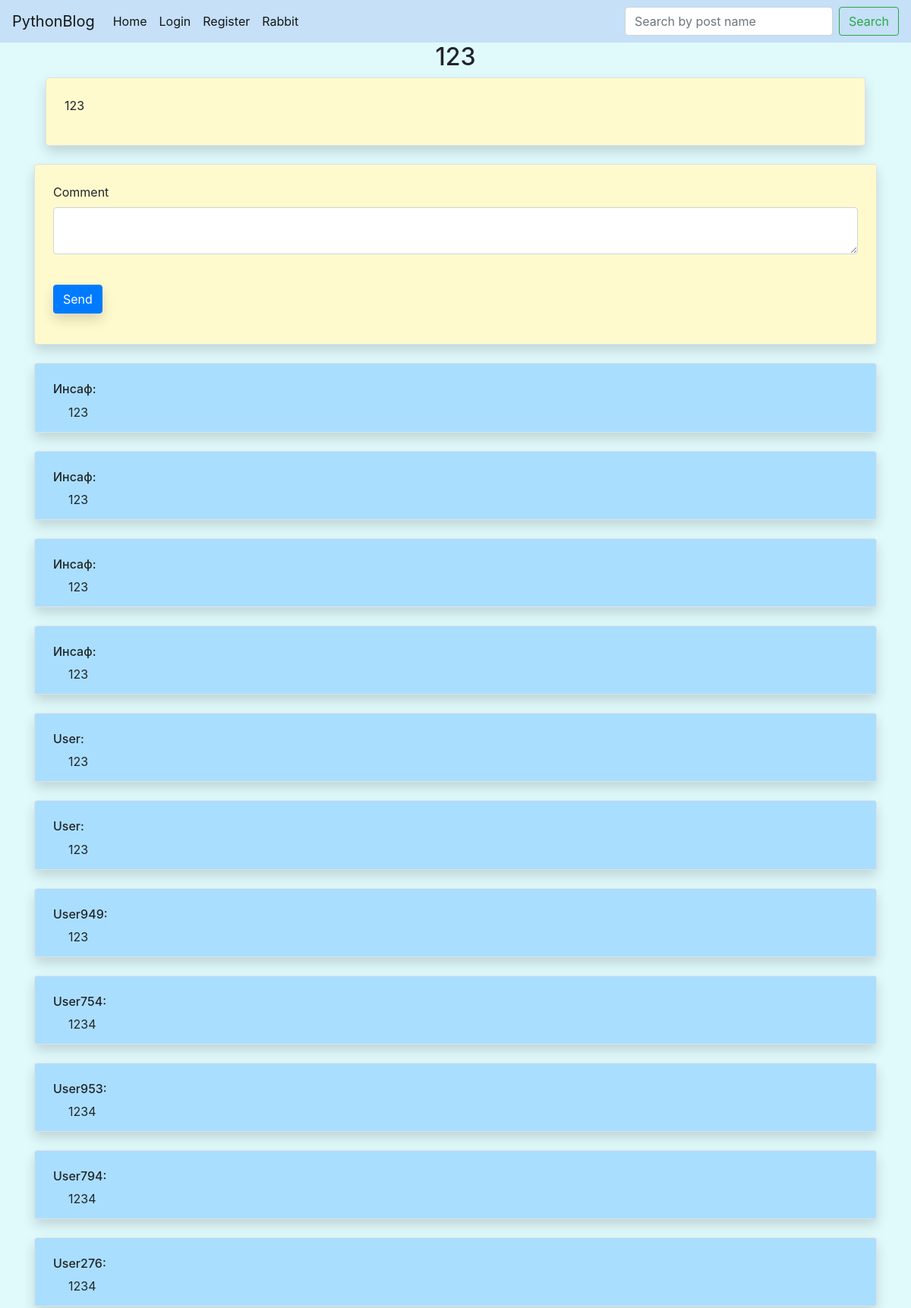
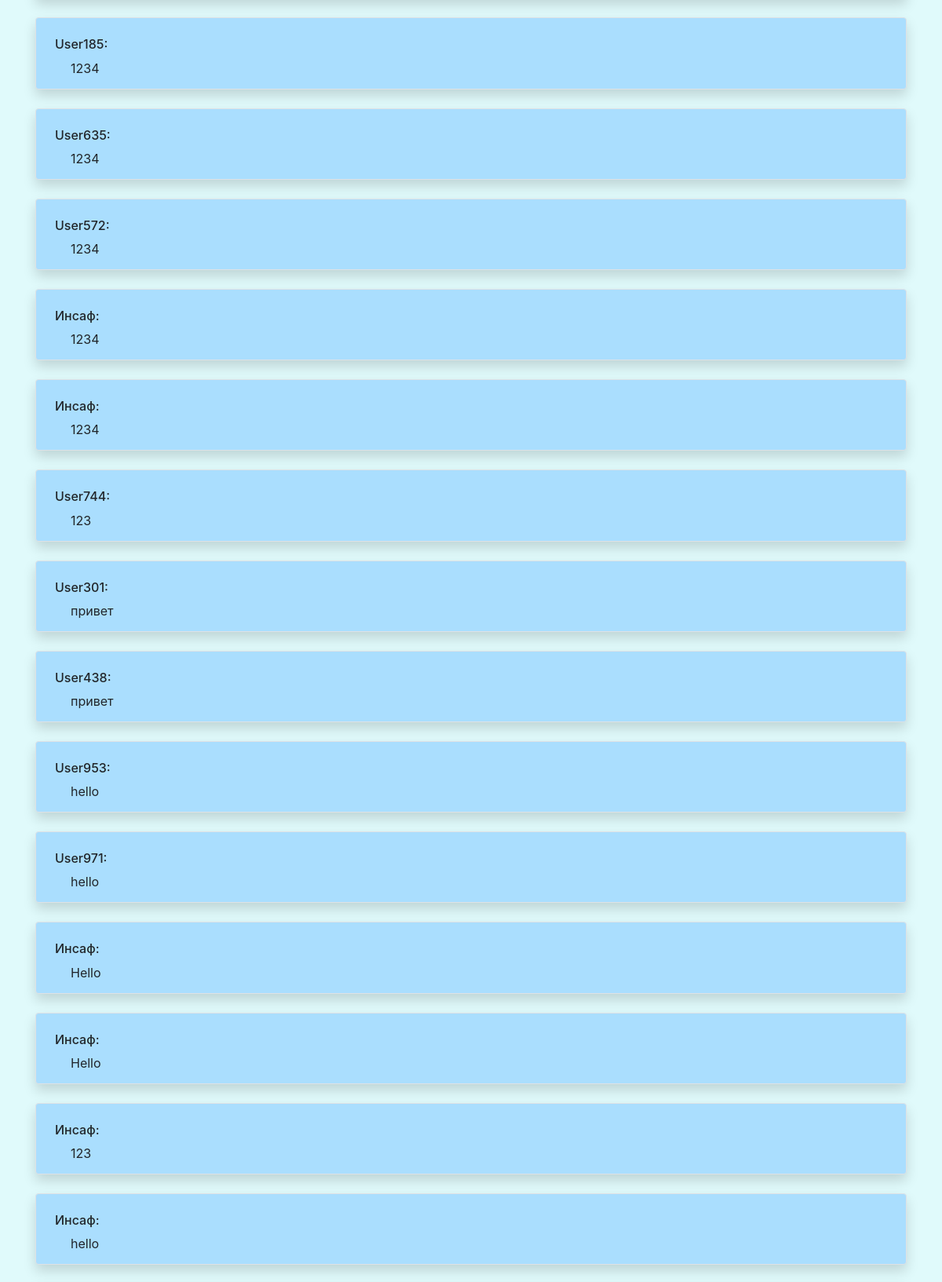
/post_output/1 (upper part), run on the app's committed database (2 pictures, top to bottom).
### data/news.py (models this page shows)
class News(SqlAlchemyBase):
    __tablename__ = 'news'
    id = sqlalchemy.Column(sqlalchemy.Integer,
                           primary_key=True, autoincrement=True)
    title = sqlalchemy.Column(sqlalchemy.String, nullable=True)
    description = sqlalchemy.Column(sqlalchemy.String, nullable=True)
    content = sqlalchemy.Column(sqlalchemy.String, nullable=True)
    created_date = sqlalchemy.Column(sqlalchemy.DateTime,
                                     default=datetime.datetime.now)
    is_private = sqlalchemy.Column(sqlalchemy.Boolean, default=True)
    to_rabbit = sqlalchemy.Column(sqlalchemy.Boolean, default=False)
    user_id = sqlalchemy.Column(sqlalchemy.Integer,
                                sqlalchemy.ForeignKey("users.id"))
    user = orm.relation('User')

### data/comments.py (models this page shows)
class Comments(SqlAlchemyBase):
    __tablename__ = 'comments'
    id = sqlalchemy.Column(sqlalchemy.Integer,
                           primary_key=True, autoincrement=True)
    comment_content = sqlalchemy.Column(sqlalchemy.String, nullable=True)
    post_id = sqlalchemy.Column(sqlalchemy.String, nullable=True)
    user_name = sqlalchemy.Column(sqlalchemy.Integer, nullable=False)

### main.py (the view, shortened to what this page needs)
@app.route('/post_output/<int:id>', methods=['GET', 'POST'])
def news_output(id):
    session = db_session.create_session()
    form = Comment()
    news = session.query(News).filter(News.id == id)
    comments = session.query(Comments).filter(Comments.post_id == id)
    return render_template('news_output.html', news=news, form=form, admin=' | [for_admin]', comments=comments)

### data/forms.py
class Comment(FlaskForm):
    comment_content = TextAreaField('Comment', validators=[(DataRequired())])
    submit = SubmitField('Send')

### data/db_session.py (called while the page is built)
def create_session() -> Session:
    global __factory
    return __factory()

### templates/news_output.html (shortened to what this page needs)
{% extends "base.html" %}
{% block content %}
{% for item in news%}
{% if current_user.is_admin %}
<h2 style="text-align: center;">{{item.title}}{{admin}}</h2>
{% else %}
<h2 style="text-align: center;">{{item.title}}</h2>
{% endif %}
<div style="background-color: #FFFACD" id="c{{item.id}}" class="container col-md6 border rounded shadow p-4 mb-4">
</div>
{% endfor %}
{% endblock %}
{% block comments %}
<div class="container border rounded shadow p-4 mb-4 " style="margin-top: 20px;background-color: #FFFACD;">
<form action="" method="post">
        <p>{{ form.comment_content.label }}<br>
            {{ form.comment_content(class="form-control") }}<br>
        </p>
    <p>{{ form.submit(type="submit", class="btn btn-primary shadow") }}</p>
</form>
</div>
{% for c in comments %}
    <li style="list-style-type: None;" >
    <div  class="container com-md6 border rounded shadow p-4 mb-4" style="padding: -10px; background-color: #aadefe">
        <h6>{{c.user_name}}:</h6>
        <div  style="margin-left: 20px; margin-bottom: -10px;">
            {{c.comment_content}}
        </div>
    </div></li>
{% endfor %}
{% endblock %}

### static/style.css (style rules this page uses)
* { margin: 0; padding: 0; }
html, body { height: 100%; }
.container { position: relative; }

### data on the page
News: title "123"
Comments: user_name "Инсаф", comment_content "123"
Comments: user_name "Инсаф", comment_content "123"
Comments: user_name "Инсаф", comment_content "123"
Comments: user_name "Инсаф", comment_content "123"
Comments: user_name "User", comment_content "123"
Comments: user_name "User", comment_content "123"
Comments: user_name "User949", comment_content "123"
Comments: user_name "User754", comment_content "1234"
Comments: user_name "User953", comment_content "1234"
Comments: user_name "User794", comment_content "1234"
Comments: user_name "User276", comment_content "1234"
Comments: user_name "User185", comment_content "1234"
Comments: user_name "User635", comment_content "1234"
Comments: user_name "User572", comment_content "1234"
Comments: user_name "Инсаф", comment_content "1234"
Comments: user_name "Инсаф", comment_content "1234"
Comments: user_name "User744", comment_content "123"
Comments: user_name "User301", comment_content "привет"
Comments: user_name "User438", comment_content "привет"
Comments: user_name "User953", comment_content "hello"
Comments: user_name "User971", comment_content "hello"
Comments: user_name "Инсаф", comment_content "Hello"
Comments: user_name "Инсаф", comment_content "Hello"
Comments: user_name "Инсаф", comment_content "123"
Comments: user_name "Инсаф", comment_content "hello"
